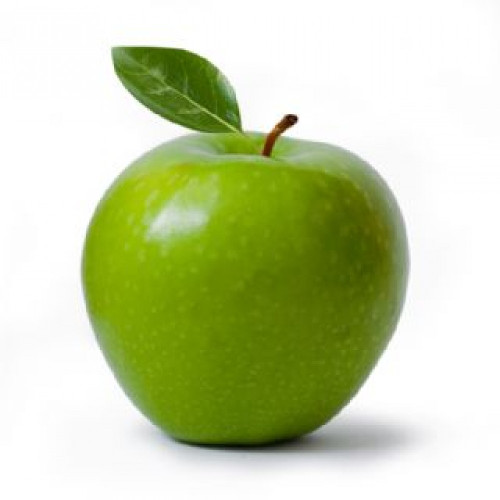
#> input picture Others/pomme.jpg, 500 x 500 px
$ python TP3_Activite1.py
#> lines starting #> are read from the running program, lines starting #| are printed output that depends on the picture
# -*- coding: utf-8 -*-
'''
:Titre : Découpage d'image
:Auteur : Lorenzo
:Date : 15/2021

Activité n°1 du TP n°3
'''

from PIL import Image                                               # utilisation d'une bibliothèque spécialisée pour l'image
"""
image_source = Image.open("pomme.jpg")                                  # ouverture du fichier "pomme.jpg"
# image_source.show()

largeur_image , hauteur_image = image_source.size                       # récupération des dimensions de l'image avec la fonction size()

image_quart1 = image_source.crop((0, 0, largeur_image//2, hauteur_image//2))        # création d'une nouvelle image par découpage rectangulaire de image_source
              # coin supérieur gauche : 0,0      coin inférieur droit : largeur_image//2, hauteur_image//2

image_quart1.show()
image_quart1.save("quart1pomme.jpg")
"""


# Activité 1

image_source = Image.open("pomme.jpg")
#> image_source is the input picture: PIL image 500x500 RGB; mean R, G, B 198.9, 209.6, 167.9
largeur_image , hauteur_image = image_source.size
#> largeur_image = 500; hauteur_image = 500
image_quart1 = image_source.crop((0, 0, largeur_image//2, hauteur_image//2))
image_quart2 = image_source.crop((0, 250, 250, 500))
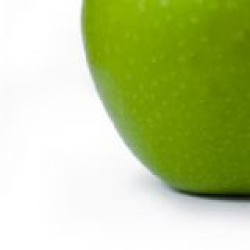
#> image_quart2: PIL image 250x250 RGB; mean R, G, B 188, 203.1, 144
image_quart3 = image_source.crop((250, 250, 500, 500))
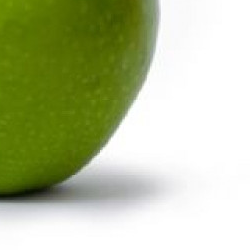
#> image_quart3: PIL image 250x250 RGB; mean R, G, B 181.8, 191.5, 151.8
image_quart4 = image_source.crop((250, 0, 500, 250))

image_quart1.save("quart1pomme.jpg")
image_quart2.save("quart2pomme.jpg")
image_quart3.save("quart3pomme.jpg")
image_quart4.save("quart4pomme.jpg")
# image_quart2.show()
# image_quart3.show()
# image_quart4.show()

# Activité 2

image_rotate_1 = image_quart1.rotate(270)
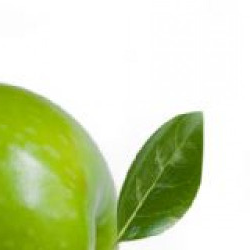
#> image_rotate_1: PIL image 250x250 RGB; mean R, G, B 206.7, 219, 176.1
image_rotate_1.save("image_rotate_1.jpg")
# image_rotate_1.show()

image_rotate_2 = image_quart2.rotate(90)
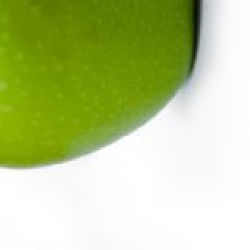
#> image_rotate_2: PIL image 250x250 RGB; mean R, G, B 188, 203.1, 144
image_rotate_2.save("image_rotate_2.jpg")
# image_rotate_2.show()

image_rotate_3 = image_quart3.rotate(180)
image_rotate_3.save("image_rotate_3.jpg")
# image_rotate_3.show()

image_rotate_4 = image_quart4.rotate(90)
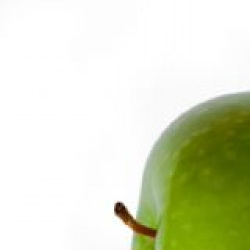
#> image_rotate_4: PIL image 250x250 RGB; mean R, G, B 219.1, 224.6, 199.7
image_rotate_4.save("image_rotate_4.jpg")
# image_rotate_4.show()
pomme_decoupee = Image.open("pomme.jpg")

pomme_decoupee.paste(image_rotate_1,(0, 0, largeur_image//2, hauteur_image//2))
pomme_decoupee.paste(image_rotate_2,(250, 250, 500, 500))
pomme_decoupee.paste(image_rotate_3,(250, 0, 500, 250))
pomme_decoupee.paste(image_rotate_4,(0, 250, 250, 500))
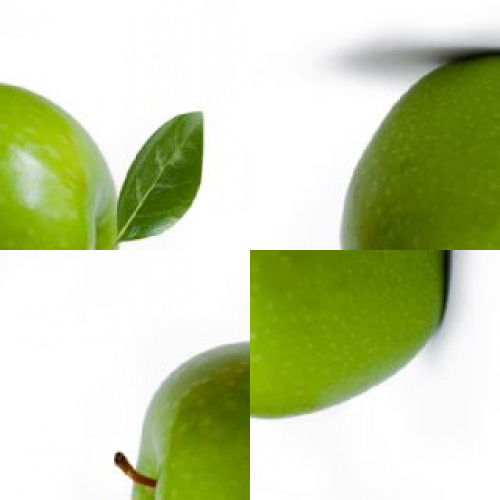
#> pomme_decoupee: PIL image 500x500 RGB; mean R, G, B 198.9, 209.6, 167.9
pomme_decoupee.save("pomme_decoupee.jpg")
# pomme_decoupee.show()

# Activité 3

pomme = Image.open("pomme.jpg")
pomme_m = Image.open("pomme.jpg")
largeur_image , hauteur_image = image_source.size
new_size = (largeur_image//2, hauteur_image//2)
#> new_size = (250, 250)
pomme_resize = pomme.resize(new_size)
pomme_resize.save("pomme_resize.jpg")
pomme_m.paste(pomme_resize)
pomme_m.paste(pomme_resize,(250,0))
pomme_m.paste(pomme_resize,(0,250))
pomme_m.paste(pomme_resize,(250,250))
#> the answer given: 3
pomme_m.save("pomme_m.jpg")
# pomme_m.show()

# Activité 4


def duplication(c):
#> called with c = 3
    pomme = Image.open("pomme.jpg")
    largeur_image , hauteur_image = image_source.size
#> largeur_image = 500; hauteur_image = 500
    source_size_largeur, source_size_hauteur = largeur_image // c, hauteur_image // c
#> source_size_largeur = 166; source_size_hauteur = 166
    pomme_m = Image.new("RGB", (source_size_largeur * c,source_size_hauteur * c))
#> pomme_m: PIL image 498x498 RGB; every value is 0
    pomme_m.show()
    pomme_m.save("pomme_m.jpg")
    new_size = (largeur_image//c, hauteur_image//c)
#> new_size = (166, 166)
    pomme_resize = pomme.resize(new_size)
#> pomme_resize: PIL image 166x166 RGB
    pomme_resize.save("pomme_resize.jpg")
    for y in range(c):
        for x in range(c):
            pomme_m.paste(pomme_resize,(x*source_size_largeur,y*source_size_hauteur))
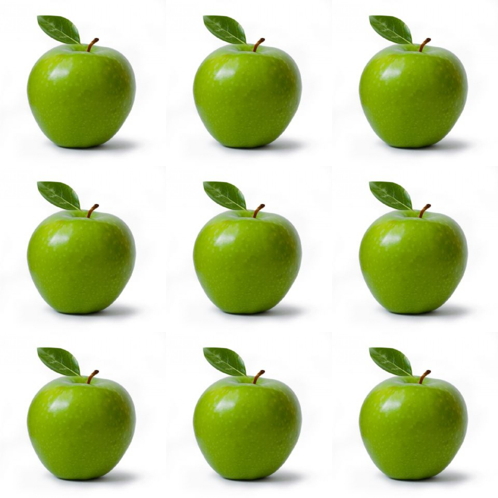
#> pomme_m: PIL image 498x498 RGB; mean R, G, B 198.9, 209.6, 167.9
    pomme_m.save("pomme_m.jpg")
    pomme_m.show()

duplication(int(input("Entrez le nombre de pomme que vous voulez : ")))
